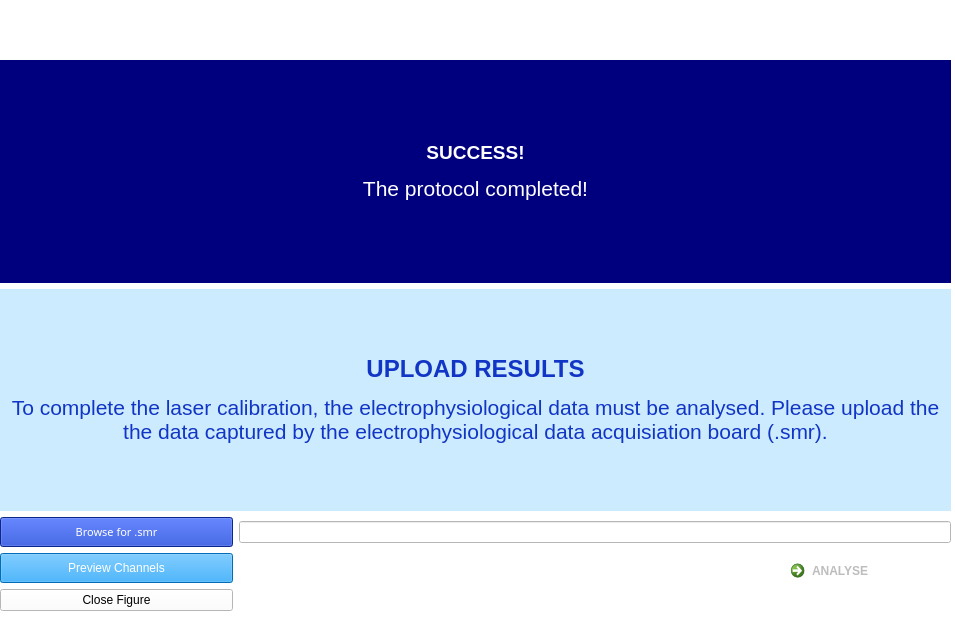
<?xml version="1.0" encoding="UTF-8"?>
<ui version="4.0">
 <class>Dialog</class>
 <widget class="QDialog" name="Dialog">
  <property name="geometry">
   <rect>
    <x>0</x>
    <y>0</y>
    <width>955</width>
    <height>632</height>
   </rect>
  </property>
  <property name="windowTitle">
   <string>Py2Pulse</string>
  </property>
  <property name="windowIcon">
   <iconset resource="../../icons.qrc">
    <normaloff>:/Icons/QTIcons/Laser2.png</normaloff>:/Icons/QTIcons/Laser2.png</iconset>
  </property>
  <property name="styleSheet">
   <string notr="true">background-color: rgb(255, 255, 255);</string>
  </property>
  <widget class="QWidget" name="gridLayoutWidget">
   <property name="geometry">
    <rect>
     <x>0</x>
     <y>60</y>
     <width>951</width>
     <height>551</height>
    </rect>
   </property>
   <layout class="QGridLayout" name="gridLayout">
    <item row="4" column="0" colspan="4">
     <widget class="QLabel" name="label">
      <property name="minimumSize">
       <size>
        <width>0</width>
        <height>60</height>
       </size>
      </property>
      <property name="styleSheet">
       <string notr="true">background-color: rgb(0, 0, 127);
color: rgb(255, 255, 255);</string>
      </property>
      <property name="text">
       <string>&lt;html&gt;&lt;head/&gt;&lt;body&gt;&lt;p align=&quot;center&quot;&gt;&lt;span style=&quot; font-size:14pt; font-weight:600; color:#ffffff;&quot;&gt;SUCCESS!&lt;/span&gt;&lt;/p&gt;&lt;p align=&quot;center&quot;&gt;&lt;span style=&quot; font-family:'Calibri'; font-size:16pt; color:#ffffff;&quot;&gt;The protocol completed!&lt;/span&gt;&lt;/p&gt;&lt;/body&gt;&lt;/html&gt;</string>
      </property>
      <property name="wordWrap">
       <bool>true</bool>
      </property>
     </widget>
    </item>
    <item row="8" column="0">
     <widget class="QToolButton" name="BrowseButtonPC">
      <property name="sizePolicy">
       <sizepolicy hsizetype="Preferred" vsizetype="Fixed">
        <horstretch>0</horstretch>
        <verstretch>0</verstretch>
       </sizepolicy>
      </property>
      <property name="minimumSize">
       <size>
        <width>30</width>
        <height>30</height>
       </size>
      </property>
      <property name="font">
       <font>
        <family>Eras Medium ITC</family>
        <pointsize>8</pointsize>
        <weight>50</weight>
        <italic>false</italic>
        <bold>false</bold>
       </font>
      </property>
      <property name="cursor">
       <cursorShape>PointingHandCursor</cursorShape>
      </property>
      <property name="styleSheet">
       <string notr="true">font: 8pt &quot;Eras Medium ITC&quot;; 
background-color: rgb(17, 53, 196);
color: rgb(255, 255, 255);</string>
      </property>
      <property name="text">
       <string>Browse for .smr</string>
      </property>
     </widget>
    </item>
    <item row="6" column="0" colspan="4">
     <widget class="QLabel" name="label_3">
      <property name="styleSheet">
       <string notr="true">background-color: rgb(0, 153, 255,50);</string>
      </property>
      <property name="text">
       <string>&lt;html&gt;&lt;head/&gt;&lt;body&gt;&lt;p align=&quot;center&quot;&gt;&lt;span style=&quot; font-family:'Calibri'; font-size:18pt; font-weight:600; color:#1135c4;&quot;&gt;UPLOAD RESULTS&lt;/span&gt;&lt;/p&gt;&lt;p align=&quot;center&quot;&gt;&lt;span style=&quot; font-family:'Calibri'; font-size:16pt; color:#1135c4;&quot;&gt;To complete the laser calibration, the electrophysiological data must be analysed. Please upload the the data captured by the electrophysiological data acquisiation board (.smr).&lt;/span&gt;&lt;/p&gt;&lt;/body&gt;&lt;/html&gt;</string>
      </property>
      <property name="wordWrap">
       <bool>true</bool>
      </property>
     </widget>
    </item>
    <item row="13" column="2" rowspan="2" colspan="2" alignment="Qt::AlignRight">
     <widget class="QCommandLinkButton" name="AnalyseButton">
      <property name="cursor">
       <cursorShape>PointingHandCursor</cursorShape>
      </property>
      <property name="styleSheet">
       <string notr="true">font: 14pt &quot;Eras Bold ITC&quot;;
background-color: rgb(0, 153, 255,50);
color: rgb(189, 189, 189);</string>
      </property>
      <property name="text">
       <string>ANALYSE</string>
      </property>
      <property name="icon">
       <iconset resource="../../icons.qrc">
        <normaloff>:/Icons/QTIcons/RunArrowGrey.png</normaloff>:/Icons/QTIcons/RunArrowGrey.png</iconset>
      </property>
      <property name="iconSize">
       <size>
        <width>40</width>
        <height>40</height>
       </size>
      </property>
      <property name="checkable">
       <bool>false</bool>
      </property>
     </widget>
    </item>
    <item row="13" column="0">
     <widget class="QPushButton" name="PushButtonChannels">
      <property name="minimumSize">
       <size>
        <width>30</width>
        <height>30</height>
       </size>
      </property>
      <property name="cursor">
       <cursorShape>PointingHandCursor</cursorShape>
      </property>
      <property name="toolTip">
       <string>&lt;html&gt;&lt;head/&gt;&lt;body&gt;&lt;p&gt;Note this takes time to run&lt;/p&gt;&lt;/body&gt;&lt;/html&gt;</string>
      </property>
      <property name="styleSheet">
       <string notr="true">background-color: rgb(0, 153, 255);
color: rgb(255, 255, 255);</string>
      </property>
      <property name="text">
       <string>Preview Channels</string>
      </property>
     </widget>
    </item>
    <item row="14" column="0">
     <widget class="QPushButton" name="closeFigure">
      <property name="cursor">
       <cursorShape>PointingHandCursor</cursorShape>
      </property>
      <property name="text">
       <string>Close Figure</string>
      </property>
     </widget>
    </item>
    <item row="8" column="1" colspan="3">
     <widget class="QLineEdit" name="lineEditDir">
      <property name="readOnly">
       <bool>true</bool>
      </property>
     </widget>
    </item>
   </layout>
  </widget>
  <widget class="QLabel" name="label_173">
   <property name="geometry">
    <rect>
     <x>390</x>
     <y>0</y>
     <width>180</width>
     <height>60</height>
    </rect>
   </property>
   <property name="maximumSize">
    <size>
     <width>180</width>
     <height>60</height>
    </size>
   </property>
   <property name="text">
    <string/>
   </property>
   <property name="pixmap">
    <pixmap resource="../../icons.qrc">:/Icons/QTIcons/Py2Pulse Logo.PNG</pixmap>
   </property>
   <property name="scaledContents">
    <bool>true</bool>
   </property>
  </widget>
 </widget>
 <resources>
  <include location="../../icons.qrc"/>
  <include location="../../icons.qrc"/>
 </resources>
 <connections/>
</ui>
